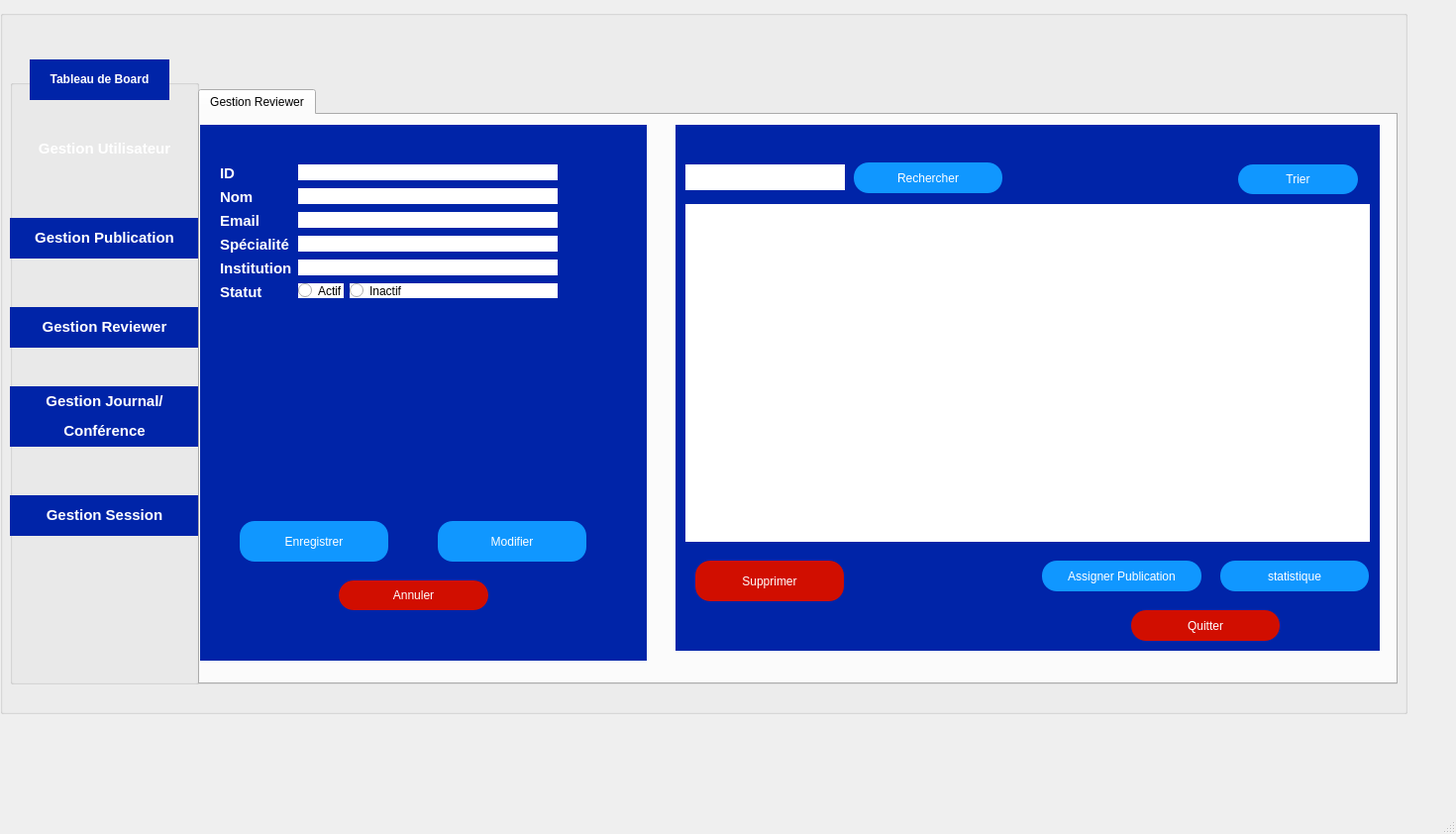
<?xml version="1.0" encoding="UTF-8"?>
<ui version="4.0">
 <class>GestionReviewer</class>
 <widget class="QMainWindow" name="GestionReviewer">
  <property name="geometry">
   <rect>
    <x>0</x>
    <y>0</y>
    <width>1470</width>
    <height>842</height>
   </rect>
  </property>
  <property name="contextMenuPolicy">
   <enum>Qt::ContextMenuPolicy::ActionsContextMenu</enum>
  </property>
  <property name="windowTitle">
   <string>GestionReviewer</string>
  </property>
  <property name="styleSheet">
   <string notr="true">QPushButton {
    background-color: #2c3e50; 
    color: white;
    border-radius: 15px;
    border: 1px solid #34495e;
    padding: 5px 15px;
}
QPushButton:hover {
    background-color: #34495e;
}</string>
  </property>
  <widget class="QWidget" name="centralwidget">
   <property name="styleSheet">
    <string notr="true">QPushButton {
    background-color: #2c3e50; 
    color: white;
    border-radius: 15px;
    border: 1px solid #34495e;
    padding: 5px 15px;
}
QPushButton:hover {
    background-color: #34495e;
}</string>
   </property>
   <widget class="QTabWidget" name="tabWidget">
    <property name="geometry">
     <rect>
      <x>200</x>
      <y>90</y>
      <width>1211</width>
      <height>601</height>
     </rect>
    </property>
    <property name="styleSheet">
     <string notr="true">background-color: #D8E2E9;
QPushButton {
    background-color: #2c3e50; 
    color: white;
    border-radius: 15px;
    border: 1px solid #34495e;
    padding: 5px 15px;
}
QPushButton:hover {
    background-color: #34495e;
}</string>
    </property>
    <property name="currentIndex">
     <number>0</number>
    </property>
    <widget class="QWidget" name="tab">
     <attribute name="title">
      <string>Gestion Reviewer</string>
     </attribute>
     <widget class="QGroupBox" name="groupBox_2">
      <property name="geometry">
       <rect>
        <x>0</x>
        <y>10</y>
        <width>451</width>
        <height>541</height>
       </rect>
      </property>
      <property name="styleSheet">
       <string notr="true">background-color: rgb(0, 36, 168);
border: #A8D3F0;</string>
      </property>
      <property name="title">
       <string/>
      </property>
      <widget class="QWidget" name="formLayoutWidget">
       <property name="geometry">
        <rect>
         <x>20</x>
         <y>40</y>
         <width>341</width>
         <height>331</height>
        </rect>
       </property>
       <layout class="QFormLayout" name="formLayout">
        <item row="0" column="0">
         <widget class="QLabel" name="label">
          <property name="text">
           <string>&lt;html&gt;&lt;head/&gt;&lt;body&gt;&lt;p&gt;&lt;span style=&quot; font-size:11pt; font-weight:700; color:#ffffff;&quot;&gt;ID&lt;/span&gt;&lt;/p&gt;&lt;/body&gt;&lt;/html&gt;</string>
          </property>
         </widget>
        </item>
        <item row="0" column="1">
         <widget class="QLineEdit" name="idReviewer">
          <property name="styleSheet">
           <string notr="true">background-color: rgb(255, 255, 255);</string>
          </property>
         </widget>
        </item>
        <item row="1" column="0">
         <widget class="QLabel" name="label_2">
          <property name="text">
           <string>&lt;html&gt;&lt;head/&gt;&lt;body&gt;&lt;p&gt;&lt;span style=&quot; font-size:11pt; font-weight:700; color:#ffffff;&quot;&gt;Nom&lt;/span&gt;&lt;/p&gt;&lt;/body&gt;&lt;/html&gt;</string>
          </property>
         </widget>
        </item>
        <item row="1" column="1">
         <widget class="QLineEdit" name="nomReviewer">
          <property name="styleSheet">
           <string notr="true">background-color: rgb(255, 255, 255);</string>
          </property>
         </widget>
        </item>
        <item row="2" column="0">
         <widget class="QLabel" name="label_3">
          <property name="text">
           <string>&lt;html&gt;&lt;head/&gt;&lt;body&gt;&lt;p&gt;&lt;span style=&quot; font-size:11pt; font-weight:700; color:#ffffff;&quot;&gt;Email&lt;/span&gt;&lt;/p&gt;&lt;/body&gt;&lt;/html&gt;</string>
          </property>
         </widget>
        </item>
        <item row="2" column="1">
         <widget class="QLineEdit" name="emailReviewer">
          <property name="styleSheet">
           <string notr="true">background-color: rgb(255, 255, 255);</string>
          </property>
         </widget>
        </item>
        <item row="3" column="0">
         <widget class="QLabel" name="label_4">
          <property name="text">
           <string>&lt;html&gt;&lt;head/&gt;&lt;body&gt;&lt;p&gt;&lt;span style=&quot; font-size:11pt; font-weight:700; color:#ffffff;&quot;&gt;Spécialité&lt;/span&gt;&lt;/p&gt;&lt;/body&gt;&lt;/html&gt;</string>
          </property>
         </widget>
        </item>
        <item row="3" column="1">
         <widget class="QLineEdit" name="specialiteReviewer">
          <property name="styleSheet">
           <string notr="true">background-color: rgb(255, 255, 255);</string>
          </property>
         </widget>
        </item>
        <item row="4" column="0">
         <widget class="QLabel" name="label_5">
          <property name="text">
           <string>&lt;html&gt;&lt;head/&gt;&lt;body&gt;&lt;p&gt;&lt;span style=&quot; font-size:11pt; font-weight:700; color:#ffffff;&quot;&gt;Institution&lt;/span&gt;&lt;/p&gt;&lt;/body&gt;&lt;/html&gt;</string>
          </property>
         </widget>
        </item>
        <item row="4" column="1">
         <widget class="QLineEdit" name="institutionReviewer">
          <property name="styleSheet">
           <string notr="true">background-color: rgb(255, 255, 255);</string>
          </property>
         </widget>
        </item>
        <item row="5" column="0">
         <widget class="QLabel" name="label_6">
          <property name="text">
           <string>&lt;html&gt;&lt;head/&gt;&lt;body&gt;&lt;p&gt;&lt;span style=&quot; font-size:11pt; font-weight:700; color:#ffffff;&quot;&gt;Statut&lt;/span&gt;&lt;/p&gt;&lt;/body&gt;&lt;/html&gt;</string>
          </property>
         </widget>
        </item>
        <item row="5" column="1">
         <layout class="QFormLayout" name="formLayout_2">
          <item row="0" column="0">
           <widget class="QRadioButton" name="actifReviewer">
            <property name="styleSheet">
             <string notr="true">background-color: rgb(255, 255, 255);</string>
            </property>
            <property name="text">
             <string>Actif</string>
            </property>
           </widget>
          </item>
          <item row="0" column="1">
           <widget class="QRadioButton" name="inactifReviewer">
            <property name="styleSheet">
             <string notr="true">background-color: rgb(255, 255, 255);</string>
            </property>
            <property name="text">
             <string>Inactif</string>
            </property>
           </widget>
          </item>
         </layout>
        </item>
       </layout>
      </widget>
      <widget class="QPushButton" name="enregistrerReviewer">
       <property name="geometry">
        <rect>
         <x>40</x>
         <y>400</y>
         <width>150</width>
         <height>41</height>
        </rect>
       </property>
       <property name="styleSheet">
        <string notr="true">background-color: rgb(16, 151, 255);</string>
       </property>
       <property name="text">
        <string>Enregistrer</string>
       </property>
      </widget>
      <widget class="QPushButton" name="modifierReviewer">
       <property name="geometry">
        <rect>
         <x>240</x>
         <y>400</y>
         <width>150</width>
         <height>41</height>
        </rect>
       </property>
       <property name="styleSheet">
        <string notr="true">background-color: rgb(16, 151, 255);</string>
       </property>
       <property name="text">
        <string>Modifier</string>
       </property>
      </widget>
      <widget class="QPushButton" name="annulerReviewer">
       <property name="geometry">
        <rect>
         <x>140</x>
         <y>460</y>
         <width>151</width>
         <height>30</height>
        </rect>
       </property>
       <property name="styleSheet">
        <string notr="true">background-color: rgb(209, 14, 0);</string>
       </property>
       <property name="text">
        <string>Annuler</string>
       </property>
      </widget>
     </widget>
     <widget class="QGroupBox" name="groupBox_3">
      <property name="geometry">
       <rect>
        <x>480</x>
        <y>10</y>
        <width>711</width>
        <height>531</height>
       </rect>
      </property>
      <property name="styleSheet">
       <string notr="true">background-color: rgb(0, 36, 168);
border: #A8D3F0;</string>
      </property>
      <property name="title">
       <string/>
      </property>
      <widget class="QLineEdit" name="rechercheLineEdit">
       <property name="geometry">
        <rect>
         <x>10</x>
         <y>40</y>
         <width>161</width>
         <height>26</height>
        </rect>
       </property>
       <property name="styleSheet">
        <string notr="true">background-color: rgb(255, 255, 255);</string>
       </property>
      </widget>
      <widget class="QPushButton" name="rechercherButton">
       <property name="geometry">
        <rect>
         <x>180</x>
         <y>38</y>
         <width>150</width>
         <height>31</height>
        </rect>
       </property>
       <property name="styleSheet">
        <string notr="true">background-color: rgb(16, 151, 255);</string>
       </property>
       <property name="text">
        <string>Rechercher</string>
       </property>
      </widget>
      <widget class="QPushButton" name="assignerPublicationButton">
       <property name="geometry">
        <rect>
         <x>370</x>
         <y>440</y>
         <width>161</width>
         <height>31</height>
        </rect>
       </property>
       <property name="styleSheet">
        <string notr="true">background-color: rgb(16, 151, 255);</string>
       </property>
       <property name="text">
        <string>Assigner Publication</string>
       </property>
      </widget>
      <widget class="QPushButton" name="quitterButton">
       <property name="geometry">
        <rect>
         <x>460</x>
         <y>490</y>
         <width>150</width>
         <height>31</height>
        </rect>
       </property>
       <property name="styleSheet">
        <string notr="true">background-color: rgb(209, 14, 0);</string>
       </property>
       <property name="text">
        <string>Quitter</string>
       </property>
      </widget>
      <widget class="QTableView" name="tableViewReviewer">
       <property name="geometry">
        <rect>
         <x>10</x>
         <y>80</y>
         <width>691</width>
         <height>341</height>
        </rect>
       </property>
       <property name="styleSheet">
        <string notr="true">background-color: rgb(255, 255, 255);</string>
       </property>
      </widget>
      <widget class="QPushButton" name="rapportButton">
       <property name="geometry">
        <rect>
         <x>550</x>
         <y>440</y>
         <width>150</width>
         <height>31</height>
        </rect>
       </property>
       <property name="styleSheet">
        <string notr="true">background-color: rgb(16, 151, 255);</string>
       </property>
       <property name="text">
        <string>statistique</string>
       </property>
      </widget>
      <widget class="QPushButton" name="refreshButton_2">
       <property name="geometry">
        <rect>
         <x>568</x>
         <y>40</y>
         <width>121</width>
         <height>30</height>
        </rect>
       </property>
       <property name="styleSheet">
        <string notr="true">background-color: rgb(16, 151, 255);</string>
       </property>
       <property name="text">
        <string>Trier</string>
       </property>
      </widget>
      <widget class="QPushButton" name="supprimerReviewerButton">
       <property name="geometry">
        <rect>
         <x>20</x>
         <y>440</y>
         <width>150</width>
         <height>41</height>
        </rect>
       </property>
       <property name="styleSheet">
        <string notr="true">background-color: rgb(209, 14, 0);</string>
       </property>
       <property name="text">
        <string>Supprimer</string>
       </property>
      </widget>
     </widget>
    </widget>
   </widget>
   <widget class="QLabel" name="TableaudeBoard">
    <property name="geometry">
     <rect>
      <x>30</x>
      <y>60</y>
      <width>141</width>
      <height>41</height>
     </rect>
    </property>
    <property name="styleSheet">
     <string notr="true">background-color: rgb(0, 36, 168);
font: 300 9pt &quot;Segoe UI&quot;;</string>
    </property>
    <property name="text">
     <string>&lt;html&gt;&lt;head/&gt;&lt;body&gt;&lt;p align=&quot;center&quot;&gt;&lt;span style=&quot; font-weight:700; color:#ffffff;&quot;&gt;Tableau de Board&lt;/span&gt;&lt;/p&gt;&lt;/body&gt;&lt;/html&gt;</string>
    </property>
   </widget>
   <widget class="QGroupBox" name="groupBox_4">
    <property name="geometry">
     <rect>
      <x>0</x>
      <y>10</y>
      <width>1421</width>
      <height>711</height>
     </rect>
    </property>
    <property name="styleSheet">
     <string notr="true">QPushButton {
    background-color: #2c3e50; 
    color: white;
    border-radius: 15px;
    border: 1px solid #34495e;
    padding: 5px 15px;
}
QPushButton:hover {
    background-color: #34495e;
}</string>
    </property>
    <property name="title">
     <string/>
    </property>
    <widget class="QGroupBox" name="groupBox">
     <property name="geometry">
      <rect>
       <x>10</x>
       <y>70</y>
       <width>191</width>
       <height>611</height>
      </rect>
     </property>
     <property name="styleSheet">
      <string notr="true">background-color: #D8E2E9;
QPushButton {
    background-color: #2c3e50; 
    color: white;
    border-radius: 15px;
    border: 1px solid #34495e;
    padding: 5px 15px;
}
QPushButton:hover {
    background-color: #34495e;
}</string>
     </property>
     <property name="title">
      <string/>
     </property>
     <widget class="QLabel" name="GestionUtilisateurs">
      <property name="geometry">
       <rect>
        <x>0</x>
        <y>50</y>
        <width>191</width>
        <height>41</height>
       </rect>
      </property>
      <property name="styleSheet">
       <string notr="true">background-color: rgb(0, 36, 168);
QPushButton#btn_menu {
    text-align: left;
    padding-left: 20px;
    border-radius: 10px;
}</string>
      </property>
      <property name="text">
       <string>&lt;html&gt;&lt;head/&gt;&lt;body&gt;&lt;p align=&quot;center&quot;&gt;&lt;span style=&quot; font-size:11pt; font-weight:700; color:#ffffff;&quot;&gt;Gestion Utilisateur&lt;/span&gt;&lt;/p&gt;&lt;/body&gt;&lt;/html&gt;</string>
      </property>
     </widget>
     <widget class="QLabel" name="GestionPublications">
      <property name="geometry">
       <rect>
        <x>0</x>
        <y>140</y>
        <width>191</width>
        <height>41</height>
       </rect>
      </property>
      <property name="styleSheet">
       <string notr="true">background-color: rgb(0, 36, 168);
font: 300 9pt &quot;Segoe UI&quot;;</string>
      </property>
      <property name="text">
       <string>&lt;html&gt;&lt;head/&gt;&lt;body&gt;&lt;p align=&quot;center&quot;&gt;&lt;span style=&quot; font-size:11pt; font-weight:700; color:#ffffff;&quot;&gt;Gestion Publication&lt;/span&gt;&lt;/p&gt;&lt;/body&gt;&lt;/html&gt;</string>
      </property>
     </widget>
     <widget class="QLabel" name="GestionReviewer">
      <property name="geometry">
       <rect>
        <x>0</x>
        <y>230</y>
        <width>191</width>
        <height>41</height>
       </rect>
      </property>
      <property name="styleSheet">
       <string notr="true">background-color: rgb(0, 36, 168);
font: 300 9pt &quot;Segoe UI&quot;;</string>
      </property>
      <property name="text">
       <string>&lt;html&gt;&lt;head/&gt;&lt;body&gt;&lt;p align=&quot;center&quot;&gt;&lt;span style=&quot; font-size:11pt; font-weight:700; color:#ffffff;&quot;&gt;Gestion Reviewer&lt;/span&gt;&lt;/p&gt;&lt;/body&gt;&lt;/html&gt;</string>
      </property>
     </widget>
     <widget class="QLabel" name="GestionJournalconference">
      <property name="geometry">
       <rect>
        <x>0</x>
        <y>310</y>
        <width>191</width>
        <height>61</height>
       </rect>
      </property>
      <property name="styleSheet">
       <string notr="true">background-color: rgb(0, 36, 168);
font: 300 9pt &quot;Segoe UI&quot;;</string>
      </property>
      <property name="text">
       <string>&lt;html&gt;&lt;head/&gt;&lt;body&gt;&lt;p align=&quot;center&quot;&gt;&lt;span style=&quot; font-size:11pt; font-weight:700; color:#ffffff;&quot;&gt;Gestion Journal/&lt;/span&gt;&lt;/p&gt;&lt;p align=&quot;center&quot;&gt;&lt;span style=&quot; font-size:11pt; font-weight:700; color:#ffffff;&quot;&gt;Conférence&lt;/span&gt;&lt;/p&gt;&lt;/body&gt;&lt;/html&gt;</string>
      </property>
     </widget>
     <widget class="QLabel" name="GestionSession">
      <property name="geometry">
       <rect>
        <x>0</x>
        <y>420</y>
        <width>191</width>
        <height>41</height>
       </rect>
      </property>
      <property name="styleSheet">
       <string notr="true">background-color: rgb(0, 36, 168);
font: 300 9pt &quot;Segoe UI&quot;;</string>
      </property>
      <property name="text">
       <string>&lt;html&gt;&lt;head/&gt;&lt;body&gt;&lt;p align=&quot;center&quot;&gt;&lt;span style=&quot; font-size:11pt; font-weight:700; color:#ffffff;&quot;&gt;Gestion Session&lt;/span&gt;&lt;/p&gt;&lt;/body&gt;&lt;/html&gt;</string>
      </property>
     </widget>
    </widget>
    <widget class="QLabel" name="label_10">
     <property name="geometry">
      <rect>
       <x>1190</x>
       <y>10</y>
       <width>181</width>
       <height>91</height>
      </rect>
     </property>
     <property name="text">
      <string/>
     </property>
     <property name="pixmap">
      <pixmap>:/logo.png</pixmap>
     </property>
    </widget>
   </widget>
   <zorder>groupBox_4</zorder>
   <zorder>tabWidget</zorder>
   <zorder>TableaudeBoard</zorder>
  </widget>
  <widget class="QMenuBar" name="menubar">
   <property name="geometry">
    <rect>
     <x>0</x>
     <y>0</y>
     <width>1470</width>
     <height>25</height>
    </rect>
   </property>
  </widget>
  <widget class="QStatusBar" name="statusbar"/>
 </widget>
 <resources/>
 <connections/>
</ui>
